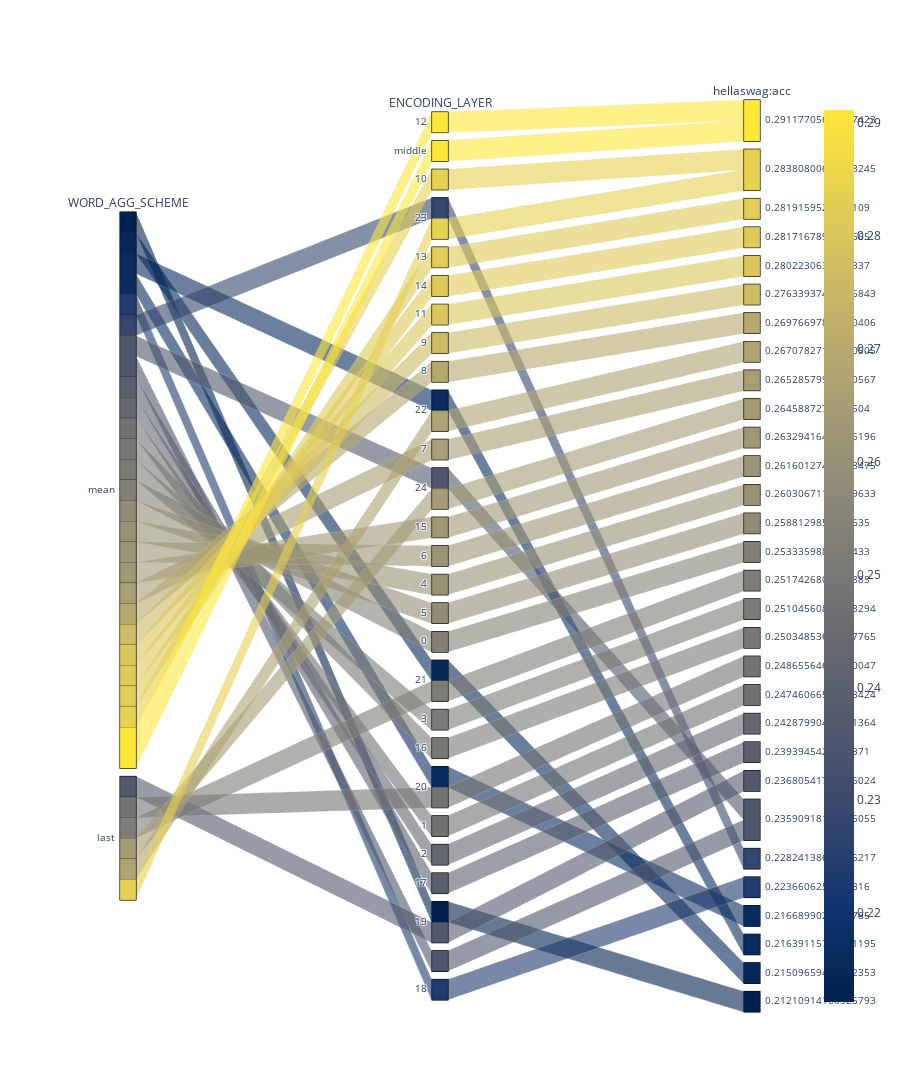

This figure's notebook cell:
### Code cell
all_df_sim4 = read_results(dir = '../lmeval_results_sim')
df_hellaswag_sim4 = task_metrics(all_df_sim4, ['hellaswag:acc'], sort_metrics=['hellaswag:acc'])
# df_hellaswag_sim4
fig_parcats(df_hellaswag_sim4, 'hellaswag:acc', ['hellaswag:acc_stderr', 'mtime', 'filename', 'date'], height=1500)

### Figure 1 — Plotly figure (JSON) as saved in the notebook; plotly's stock layout.template omitted (floating-point values rounded to 4 significant figures)
{"data": [{"arrangement": "freeform", "dimensions": [{"label": "WORD_AGG_SCHEME", "values": ["mean", "mean", "mean", "last", "mean", "mean", "mean", "mean", "mean", "last", "mean", "last", "mean", "mean", "mean", "mean", "mean", "last", "mean", "mean", "last", "mean", "mean", "mean", "last", "mean", "mean", "mean", "mean", "mean", "mean", "mean", "mean"]}, {"label": "ENCODING_LAYER", "values": ["12", "middle", "10", "23", "13", "14", "11", "9", "8", "22", "7", "24", "15", "6", "4", "5", "0", "21", "3", "16", "20", "1", "2", "17", "19", "24", null, "23", "18", "20", "22", "21", "19"]}, {"label": "hellaswag:acc", "values": [0.2912, 0.2912, 0.2838, 0.2838, 0.2819, 0.2817, 0.2802, 0.2763, 0.2698, 0.2671, 0.2653, 0.2646, 0.2633, 0.2616, 0.2603, 0.2588, 0.2533, 0.2517, 0.251, 0.2503, 0.2487, 0.2475, 0.2429, 0.2394, 0.2368, 0.2359, 0.2359, 0.2282, 0.2237, 0.2167, 0.2164, 0.2151, 0.2121]}], "hoveron": "color", "line": {"color": [0.2912, 0.2912, 0.2838, 0.2838, 0.2819, 0.2817, 0.2802, 0.2763, 0.2698, 0.2671, 0.2653, 0.2646, 0.2633, 0.2616, 0.2603, 0.2588, 0.2533, 0.2517, 0.251, 0.2503, 0.2487, 0.2475, 0.2429, 0.2394, 0.2368, 0.2359, 0.2359, 0.2282, 0.2237, 0.2167, 0.2164, 0.2151, 0.2121], "coloraxis": "coloraxis"}, "type": "parcats"}], "layout": {"coloraxis": {"colorbar": {"len": 1, "lenmode": "fraction", "y": 1, "yanchor": "top"}, "colorscale": [[0, "#00224e"], [0.1111, "#123570"], [0.2222, "#3b496c"], [0.3333, "#575d6d"], [0.4444, "#707173"], [0.5556, "#8a8678"], [0.6667, "#a59c74"], [0.7778, "#c3b369"], [0.8889, "#e1cc55"], [1, "#fee838"]], "showscale": true}, "height": 1500}}
